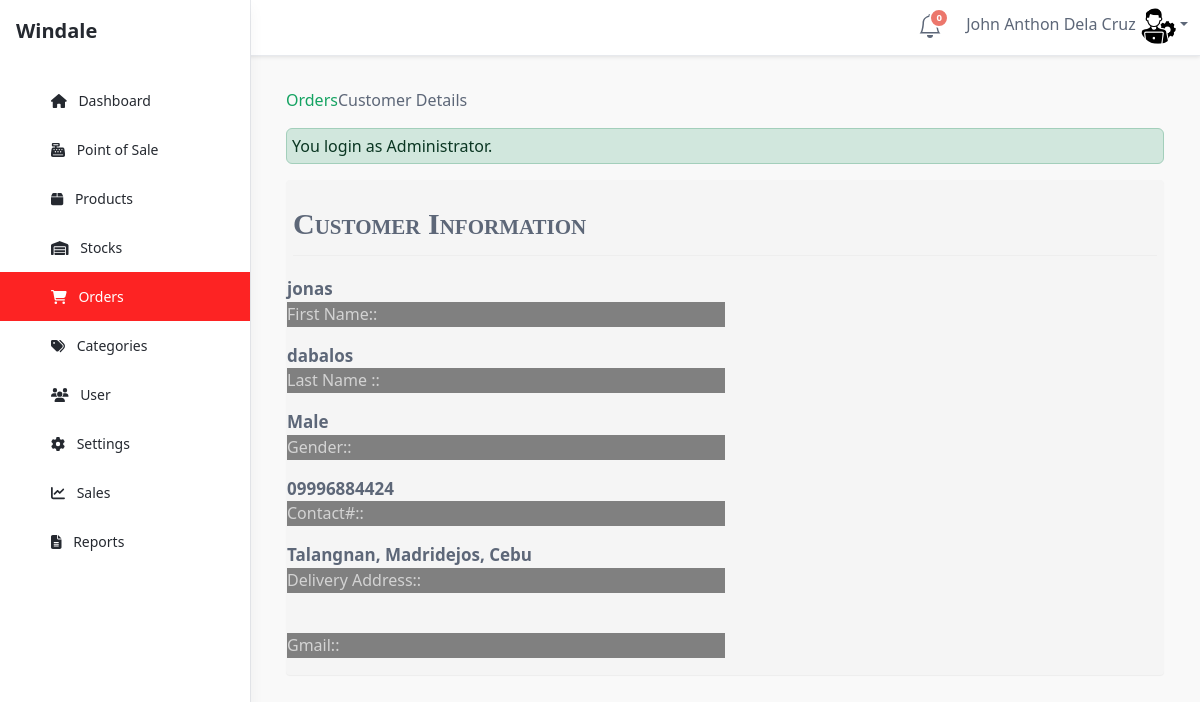
Page /admin/orders/index.php?view=customerdetails&customerid=14 (signed in) on the committed database.
### tables this page shows
CREATE TABLE `tblcustomer` (
  `CUSTOMERID` int(11) NOT NULL,
  `FNAME` varchar(30) NOT NULL,
  `LNAME` varchar(30) NOT NULL,
  `MNAME` varchar(30) NOT NULL,
  `CUSHOMENUM` varchar(90) NOT NULL,
  `STREETADD` text NOT NULL,
  `BRGYADD` text NOT NULL,
  `CITYADD` text NOT NULL,
  `PROVINCE` varchar(80) NOT NULL,
  `COUNTRY` varchar(30) NOT NULL,
  `DBIRTH` date NOT NULL,
  `GENDER` varchar(10) NOT NULL,
  `PHONE` varchar(20) NOT NULL,
  `EMAILADD` varchar(40) NOT NULL,
  `ZIPCODE` int(6) NOT NULL,
  `CUSUNAME` varchar(20) NOT NULL,
  `CUSPASS` varchar(90) NOT NULL,
  `CUSPHOTO` varchar(255) NOT NULL,
  `TERMS` tinyint(4) NOT NULL,
  `DATEJOIN` timestamp NOT NULL DEFAULT current_timestamp()
);

### admin/orders/index.php (called while the page is built, shortened)
<?php
require_once ("../theme/templates.php");
?>

### include/database.php (called while the page is built, shortened)
<?php
class Database {
	var $sql_string = '';
	private $conn;
	public function open_connection() {
		$this->conn = mysqli_connect(server,user,pass);
		if(!$this->conn){
			echo "Problem in database connection! Contact administrator!";
			exit();
		}else{
			$db_select = mysqli_select_db($this->conn,database_name);
		}
	}
	function setQuery($sql='') {
		$this->sql_string=$sql;
	}
	function executeQuery() {
		$result = mysqli_query($this->conn,$this->sql_string);
		return $result;
	}
	private function confirm_query($result) {
		return $result;
	}
	function loadSingleResult() {
		$cur = $this->executeQuery();
		while ($row = mysqli_fetch_object($cur)) {
		return $data = $row;
		}
	}
}
$mydb = new Database();
?>

### include/customers.php (called while the page is built, shortened)
<?php
require_once(LIB_PATH.DS.'database.php');
class Customer {
	protected static  $tblname = "tblcustomer";
	function single_customer($id=""){
			global $mydb;
			$mydb->setQuery("SELECT * FROM ".self::$tblname."
				Where CUSTOMERID= {$id} LIMIT 1");
			$cur = $mydb->loadSingleResult();
			return $cur;
	}
}
?>

### admin/orders/customerdetail.php (the view, shortened to what this page needs)
 <?php
  $customer = New customer;
  $res = $customer->single_customer($_GET['customerid']);
  ?>
<div class="col-md-12 Cus-info">
<div class="header">Customer Information</div>
  <div class="row">
    <div class="col-md-12">
        <div class="col-md-6">
            <label><?php echo $res->FNAME; ?></label>
             <p>First Name::</p>
        </div>
        <div class="col-md-6">
               <label><?php echo $res->LNAME; ?> </label>
              <p>Last Name ::</p>
        </div>
    </div>
    <div class="col-md-12">
        <div class="col-md-6">
          <label><?php echo $res->GENDER; ?></label>
            <p>Gender::</p>
        </div>
        <div class="col-md-6">
          <label><?php echo $res->PHONE; ?></label>
           <p>Contact#::</p>
        </div>
    </div>
     <div class="col-md-12">
        <div class="col-md-6">
           <label><?php echo $res->CITYADD; ?></label>
               <p>Delivery Address::</p>
        </div>
        <div class="col-md-6">
               <p>Gmail::</p>
        </div>
    </div>
  </div>
</div>

### admin/orders/customerdetail.php (style rules this page uses)
.Cus-info { max-width: 100%; margin-bottom: 20px; background-color: #f5f5f5; border: 1px solid transparent; border-radius: 4px; -webkit-box-shadow: 0 1px 1px rgba(0, 0, 0, 0.05); box-shadow: 0 1px 1px rgba(0, 0, 0, 0.05); }
.Cus-info .header { padding-bottom: 9px; margin: 20px 6px 20px; border-bottom: 1px solid #eeeeee; font-size: 30px; font-weight: bold; font-variant: small-caps; font-family: arial black; }
.Cus-info p { border-bottom: solid 1px gray; width:100%; font-style: bold 1px; color: lightgray ; background-color: gray; }
.Cus-info label { font-size: 17px; font-weight: bold; }
@media (min-width: 768px) { .Cus-info { position: inherit; padding: 0; margin: 0; vertical-align: center; } }

### rows in the picture
tblcustomer: FNAME "jonas", LNAME "dabalos", GENDER "Male", PHONE "09996884424", CITYADD "Talangnan, Madridejos, Cebu"

### other values in the picture
$notificationCount "0"
$_SESSION['U_NAME'] "John Anthon Dela Cruz"
$title "Orders"
$header "Customer Details"
$_SESSION['message'] "You login as Administrator."
